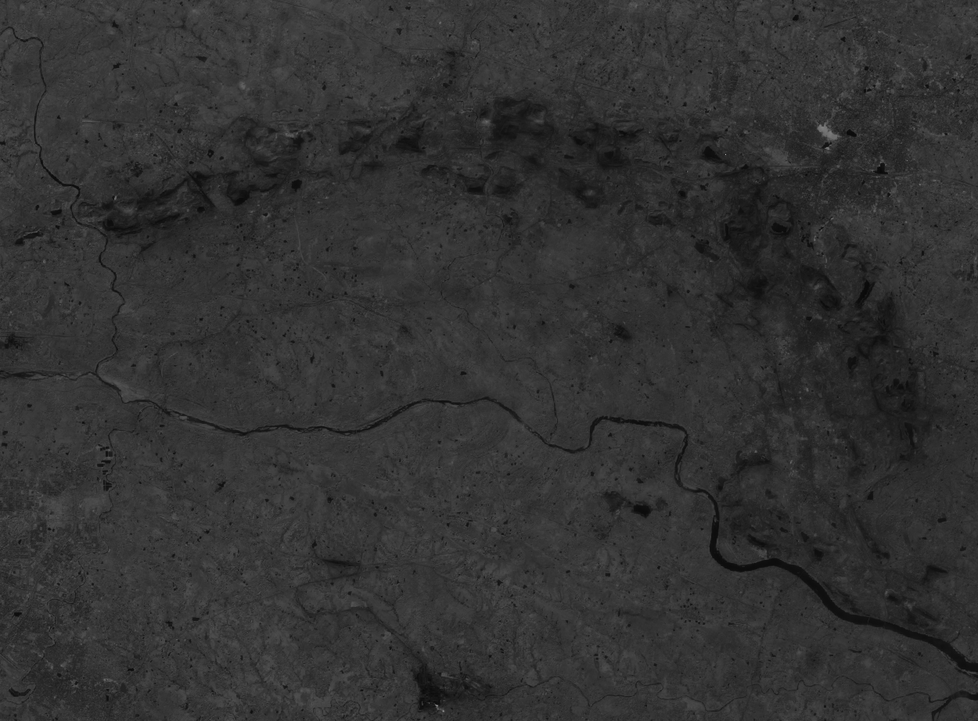
#> input picture data/2019-12-19/B8.tiff, 978 x 721 px, shrunk from 1250 x 922 before the run, found by its file name; the run also reads 1 picture not shown here
$ python k_means.py
#> lines starting #> are read from the running program, lines starting #| are printed output that depends on the picture
### util/imageConstructor.py
import numpy as np

def construct(greyscale1, greyscale2, greyscale3):
    '''

    Parameters
    ----------
    greyscale1 : uint8 numpy array
        grey scale image converted to red
    greyscale2 : uint8 numpy array
        grey scale image converted to yellow
    greyscale3 : uint8 numpy array
        grey scale image converted to red

    Returns
    -------
    cinstructe image

    '''
    img = np.zeros((greyscale3.shape[0], greyscale3.shape[1], 3), dtype='uint8')

    for row in range(0, img.shape[0]):
        for col in range(0, img.shape[1]):
            img[row, col, 0] = greyscale1[row, col]
            img[row, col, 1] = greyscale2[row, col]
            img[row, col, 2] = greyscale3[row, col]

    return img

### models/k_means.py
#%% 1. imports
import numpy as np
import cv2
from skimage import io
from util.imageConstructor import construct


#%% 2. read images
band8 = io.imread("data/2019-12-19/B8.tiff")
#> band8 is the input picture: shape (721, 978); min 7, max 139, mean 50.3
band11 = io.imread("data/2019-12-19/B11.tiff")
band12 = io.imread("data/2019-12-19/B12.tiff")
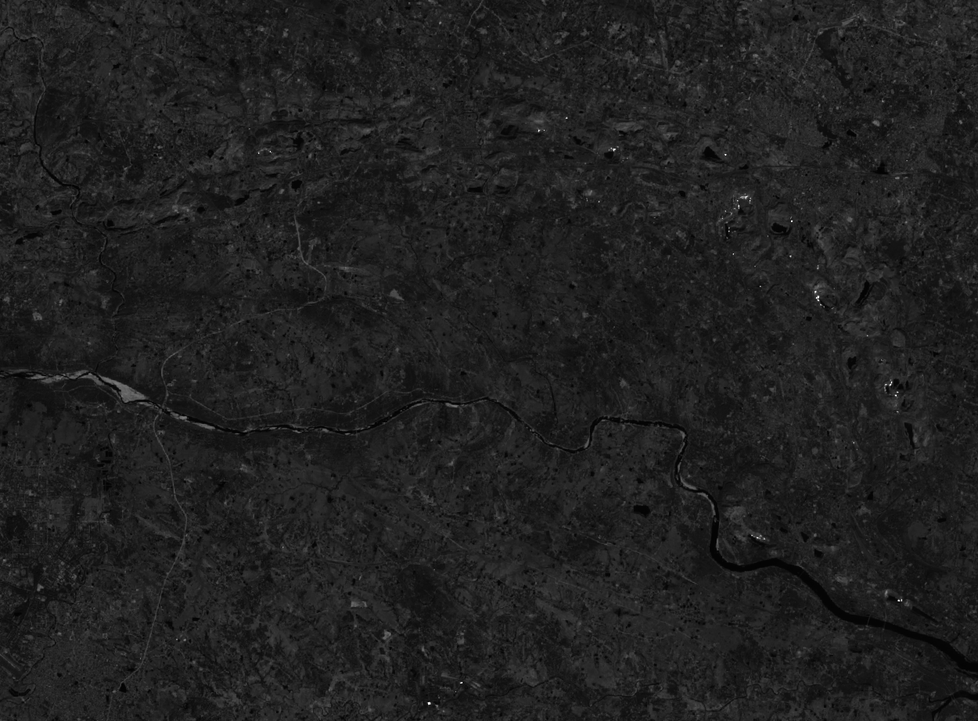
#> input picture data/2019-12-19/B12.tiff, 978 x 721 px, shrunk from 1250 x 922 before the run, found by its file name
#> band12 is the input picture: shape (721, 978); min 0, max 255, mean 32.1


#%% 3. construct image

img = construct(band8, band11, band12)
#> after the loop in construct, `for row in range(0, img.shape[0]):`:
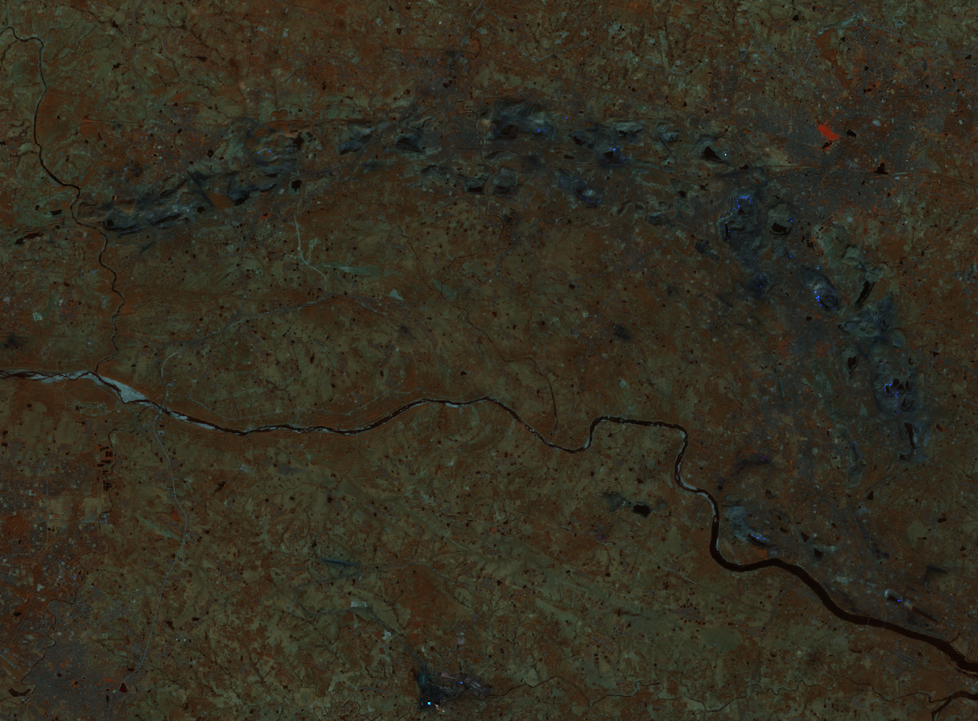
#> img: shape (721, 978, 3); mean of channels 0, 1, 2 50.3, 45.9, 32.1; drawn as R, G, B
shape = img.shape
#> shape = (721, 978, 3)


#%% 4. resizing and converting images
img = img.reshape((-1, 3))
img = np.float32(img)


#%% 5. clustering
criteria = (cv2.TERM_CRITERIA_EPS + cv2.TERM_CRITERIA_MAX_ITER, 10, 1.0)
k = 2
attempts = 10
ret,label,center = cv2.kmeans(img,k,None,criteria,attempts,cv2.KMEANS_RANDOM_CENTERS)
#> ret = 128492896.4; center = [[56.14, 56.63, 40.9], [46.7, 39.24, 26.58]]

#%% 6. coverting back to uint8

center = np.uint8(center)
#> center = [[56, 56, 40], [46, 39, 26]]
res = center[label.flatten()]
res = res.reshape((shape))
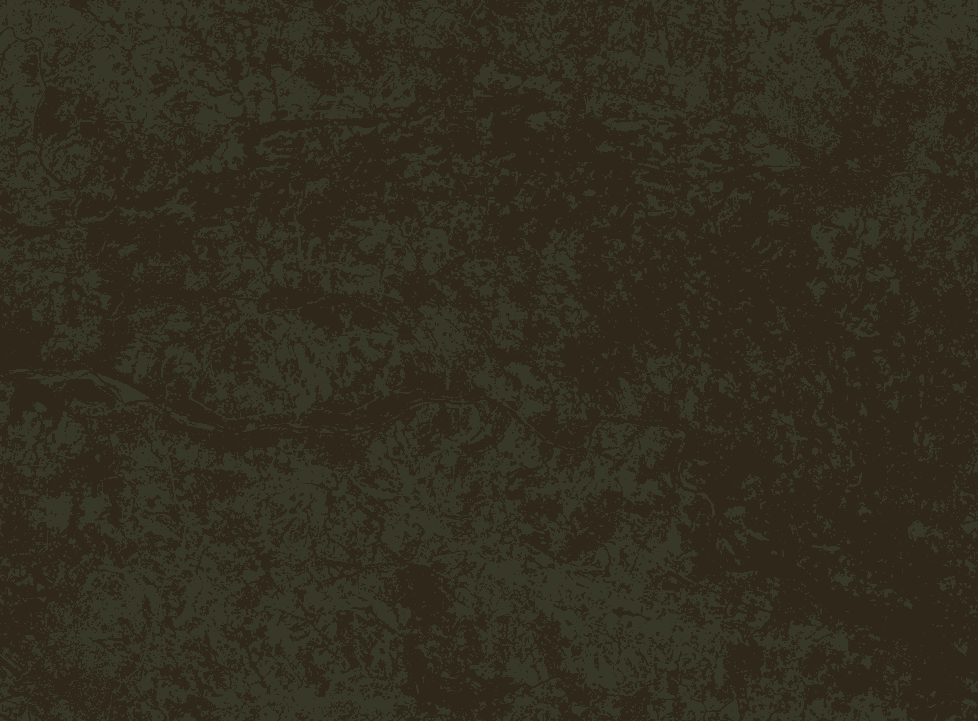
#> res: shape (721, 978, 3); mean of channels 0, 1, 2 49.8, 45.5, 31.4; drawn as R, G, B
cv2.imwrite('2019-12-19/segmented/K2.tiff', res)
